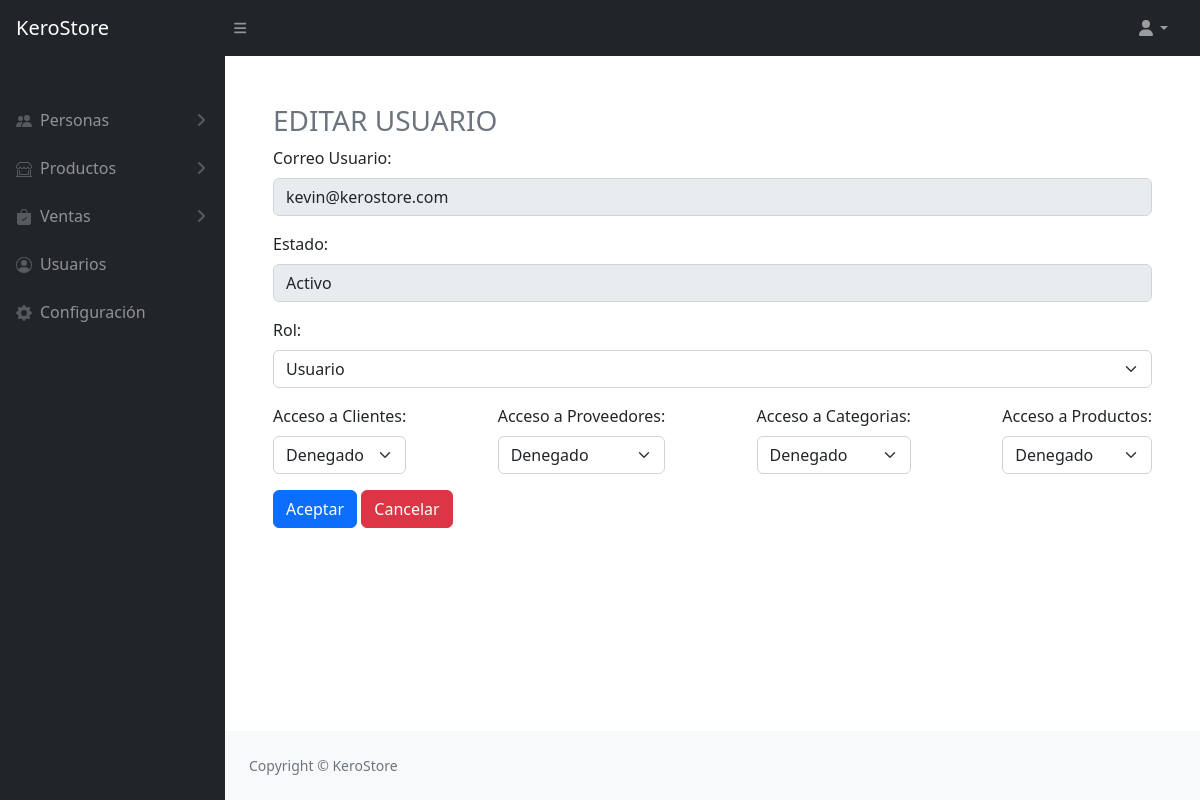
Screenshot of /view/users/edit.php?id=9 (signed in) with the database file from the repository.
### tables this page shows
CREATE TABLE `usuarios` (
  `id` int(11) NOT NULL,
  `usuario_id` varchar(50) DEFAULT NULL,
  `pass` varchar(50) DEFAULT NULL,
  `estado` varchar(1) DEFAULT NULL,
  `rol` int(11) NOT NULL DEFAULT 1,
  `rol_cliente` int(11) NOT NULL DEFAULT 2,
  `rol_proveedor` int(11) NOT NULL DEFAULT 2,
  `rol_categorias` int(11) NOT NULL DEFAULT 2,
  `rol_productos` int(11) NOT NULL DEFAULT 2
);

### config/db.php (called while the page is built, shortened)
<?php
    class Database {
        private static $instance = null;
        private $connection;
        private function __construct() {
            $this->connection = new PDO("mysql:host=localhost:3310;dbname=db_prueba", "root", "");
            $this->connection->setAttribute(PDO::ATTR_ERRMODE, PDO::ERRMODE_EXCEPTION);
        }
        public static function getInstance() {
            if (self::$instance == null) {
                self::$instance = new Database();
            }
            return self::$instance;
        }
        public function getConnection() {
            return $this->connection;
        }
    }
?>

### model/userModel.php (called while the page is built, shortened)
<?php
    class userModel{
        private $PDO;
        public function __construct(){
            require_once("c://xampp/htdocs/projectFact/config/db.php");
            $database = Database::getInstance();
            $this->PDO = $database->getConnection();
        }
        public function show($id){
            $stament = $this->PDO->prepare("SELECT*FROM usuarios WHERE id = :id limit 1");
            $stament->bindParam(":id",$id);
            return ($stament->execute()) ? $stament->fetch() : false;
        }
    }
?>

### controller/userController.php (called while the page is built, shortened)
<?php
class userController{
    private $model;
    public function __construct(){
        require_once("c://xampp/htdocs/projectFact/model/userModel.php");
        $this->model = new userModel;
    }
    public function show($id){
        return($this->model->show($id) != false) ? $this->model->show($id) : header("Location:home.php");
    }
}
?>

### view/users/edit.php (the view, shortened to what this page needs)
<?php
if (isset($_SESSION['usuario']) && $_SESSION['rol'] == 1) {
    require_once("c://xampp/htdocs/projectFact/view/head/head.php");
    require_once("c://xampp/htdocs/projectFact/controller/userController.php");
    $obj = new userController();
    $user = $obj->show($_GET['id']);
} else {
    echo '<script>alert("No tienes acceso."); window.location.href = "mostrar.php" </script>';
}
?>
<div class="col-12 p-5">
    <h3 class="text-secondary">EDITAR USUARIO</h3>
    <form action="update.php" method="POST" autocomplete="off">
        <div class="mb-3">
            <label for="nombre" class="form-label">Correo Usuario:</label>
            <input type="text" class="form-control" id="usuario_id" name="usuario_id" value="<?= $user[1] ?> " disabled>
        </div>
        <div class="mb-3">
            <label for="estado" class="form-label">Estado:</label>
            <input type="text" class="form-control" id="estado" name="estado" value="<?php echo ($user[1] == 1) ? 'Inactivo' : 'Activo'; ?> " disabled>
        </div>
        <div class="mb-3">
            <label for="rol" class="form-label">Rol:</label>
            <select class="form-select" id="rol" name="rol" >
                <option value="2" <?php if ($user[4] == 2) echo 'selected'; ?>>Usuario</option>
            </select>
        </div>
        <div class="form__flex">
            <div class="mb-3">
                <label for="rol" class="form-label">Acceso a Clientes:</label>
                <select class="form-select" id="rol_cliente" name="rol_cliente" >
                    <option value="2" <?php if ($user[5] == 2) echo 'selected'; ?>>Denegado</option>
                </select>
            </div>
            <div class="mb-3">
                <label for="rol" class="form-label">Acceso a Proveedores:</label>
                <select class="form-select" id="rol_proveedor" name="rol_proveedor" >
                    <option value="2" <?php if ($user[6] == 2) echo 'selected'; ?>>Denegado</option>
                </select>
            </div>
            <div class="mb-3">
                <label for="rol" class="form-label">Acceso a Categorias:</label>
                <select class="form-select" id="rol_categorias" name="rol_categorias" >
                    <option value="2" <?php if ($user[7] == 2) echo 'selected'; ?>>Denegado</option>
                </select>
            </div>
            <div class="mb-3">
                <label for="rol" class="form-label">Acceso a Productos:</label>
                <select class="form-select" id="rol_productos" name="rol_productos" >
                    <option value="2" <?php if ($user[8] == 2) echo 'selected'; ?>>Denegado</option>
                </select>
            </div>
        </div>
        <button type="submit" class="btn btn-primary" name="aceptar" value="actualizar">Aceptar</button>
        <a href="/projectFact/view/users/mostrar.php" type="submit" class="btn btn-danger" name="cancelar" value="canok">Cancelar</a>
    </form>
</div>
<?php
require_once("c://xampp/htdocs/projectFact/view/head/footer.php");
?>

### rows the page displays
usuarios: usuario_id "kevin@kerostore.com", estado "Activo", rol "Usuario", rol_cliente "Denegado", rol_proveedor "Denegado", rol_categorias "Denegado", rol_productos "Denegado"
